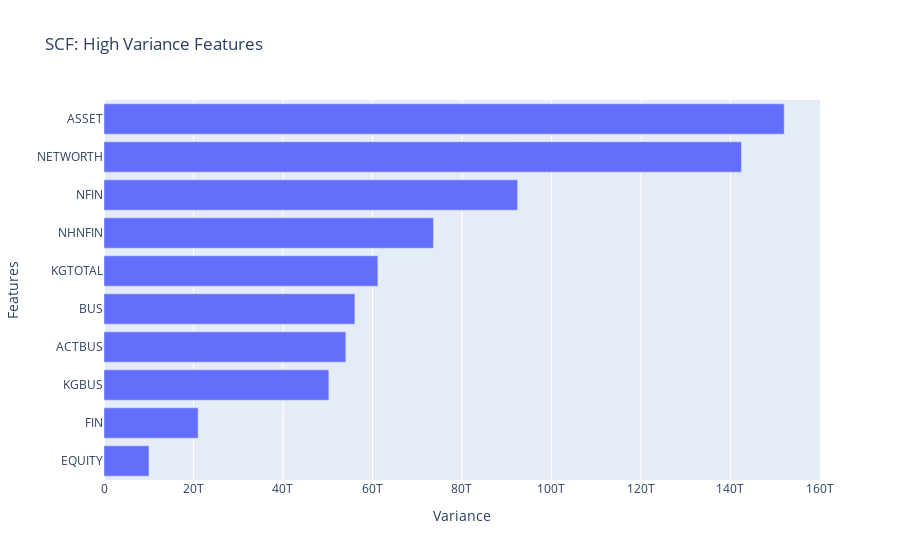

Write notebook code for a chart like this one.
### Code cell
# Create horizontal bar chart of `top_ten_var`
fig = px.bar(
    x=top_ten_var,
    y=top_ten_var.index,
    title="SCF: High Variance Features"
)

fig.update_layout(xaxis_title="Variance", yaxis_title="Features")
fig.show()

### Figure 1 — Plotly figure (JSON) as saved in the notebook; plotly's stock layout.template omitted (floating-point values rounded to 4 significant figures)
{"data": [{"alignmentgroup": "True", "hovertemplate": "x=%{x}<br>y=%{y}<extra></extra>", "legendgroup": "", "marker": {"color": "#636efa", "pattern": {"shape": ""}}, "name": "", "offsetgroup": "", "orientation": "h", "showlegend": false, "textposition": "auto", "type": "bar", "x": [10050000000000.0, 21030000000000.0, 50250000000000.0, 54050000000000.0, 56070000000000.0, 61210000000000.0, 73630000000000.0, 92440000000000.0, 142400000000000.0, 152000000000000.0], "xaxis": "x", "y": ["EQUITY", "FIN", "KGBUS", "ACTBUS", "BUS", "KGTOTAL", "NHNFIN", "NFIN", "NETWORTH", "ASSET"], "yaxis": "y"}], "layout": {"barmode": "relative", "legend": {"tracegroupgap": 0}, "title": {"text": "SCF: High Variance Features"}, "xaxis": {"anchor": "y", "domain": [0, 1], "title": {"text": "Variance"}}, "yaxis": {"anchor": "x", "domain": [0, 1], "title": {"text": "Features"}}}}
